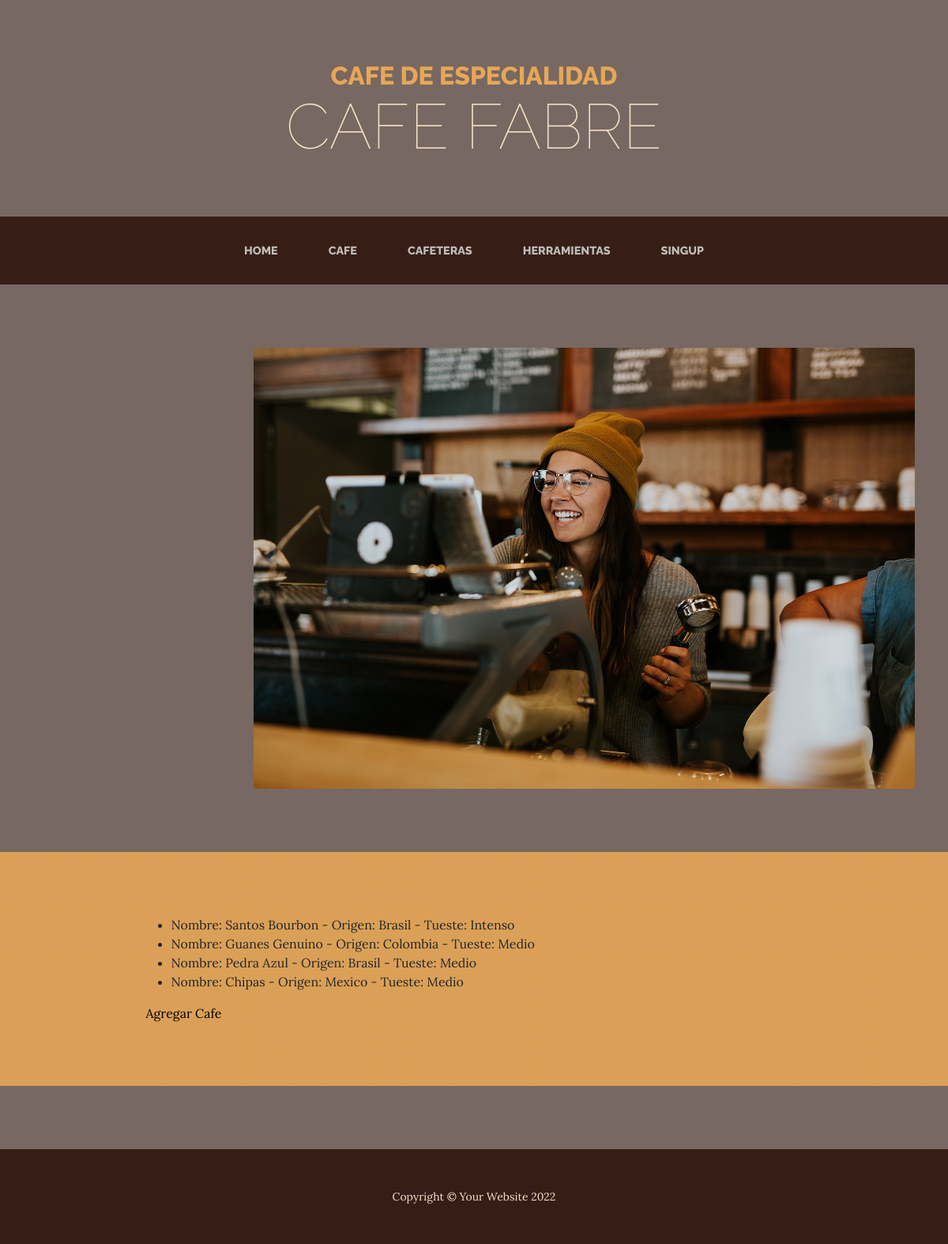
Before: /appcafe/cafes/ with the older database file.
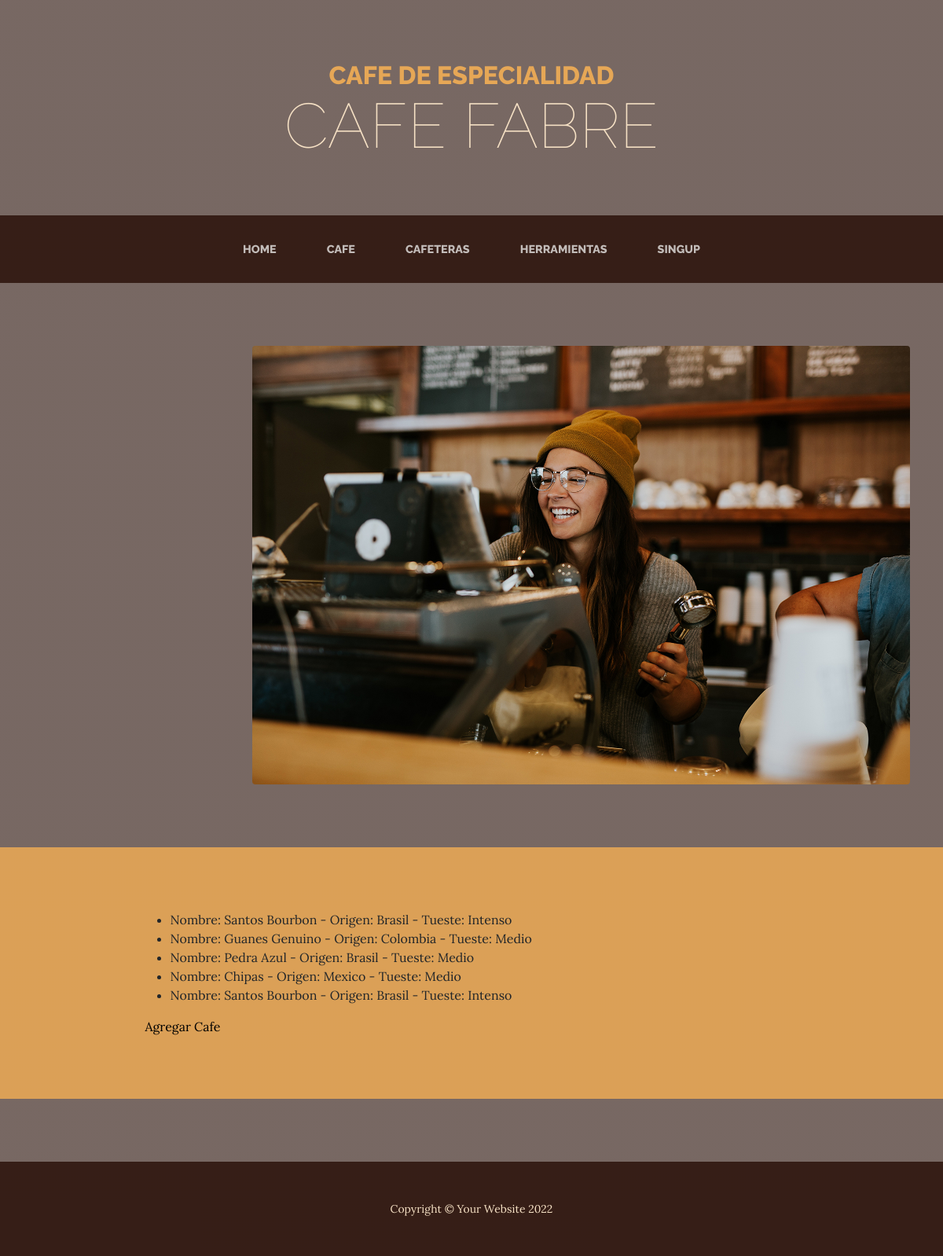
After: the same page with the newer database file.
### AppCafe/models.py (models this page shows)
class Cafe(models.Model):
    nombre = models.CharField(max_length=50)
    origen = models.CharField(max_length=50)
    tueste = models.CharField(max_length=50)

### AppCafe/views.py (the view)
# urls.py: path('cafes/', cafes, name="Cafes"),
def cafes(request):
     lista = Cafe.objects.all()
     return render(request, "cafes.html", {"lista_cafes": lista})

### AppCafe/templates/cafes.html
{% extends 'padre.html' %}
{% load static %}
{% block contenidoQueCambia %}
<ul>
    {% for cafe in lista_cafes %}
        <li> Nombre: {{cafe.nombre}} - Origen: {{cafe.origen}} - Tueste: {{cafe.tueste}}</li>
    {% endfor %}
</ul>
<a href="{% url 'CafeFormulario' %}">Agregar Cafe</a>
{% endblock contenidoQueCambia %}

Changed rows visible on the page:
added Cafe: nombre "Santos Bourbon", origen "Brasil", tueste "Intenso"
